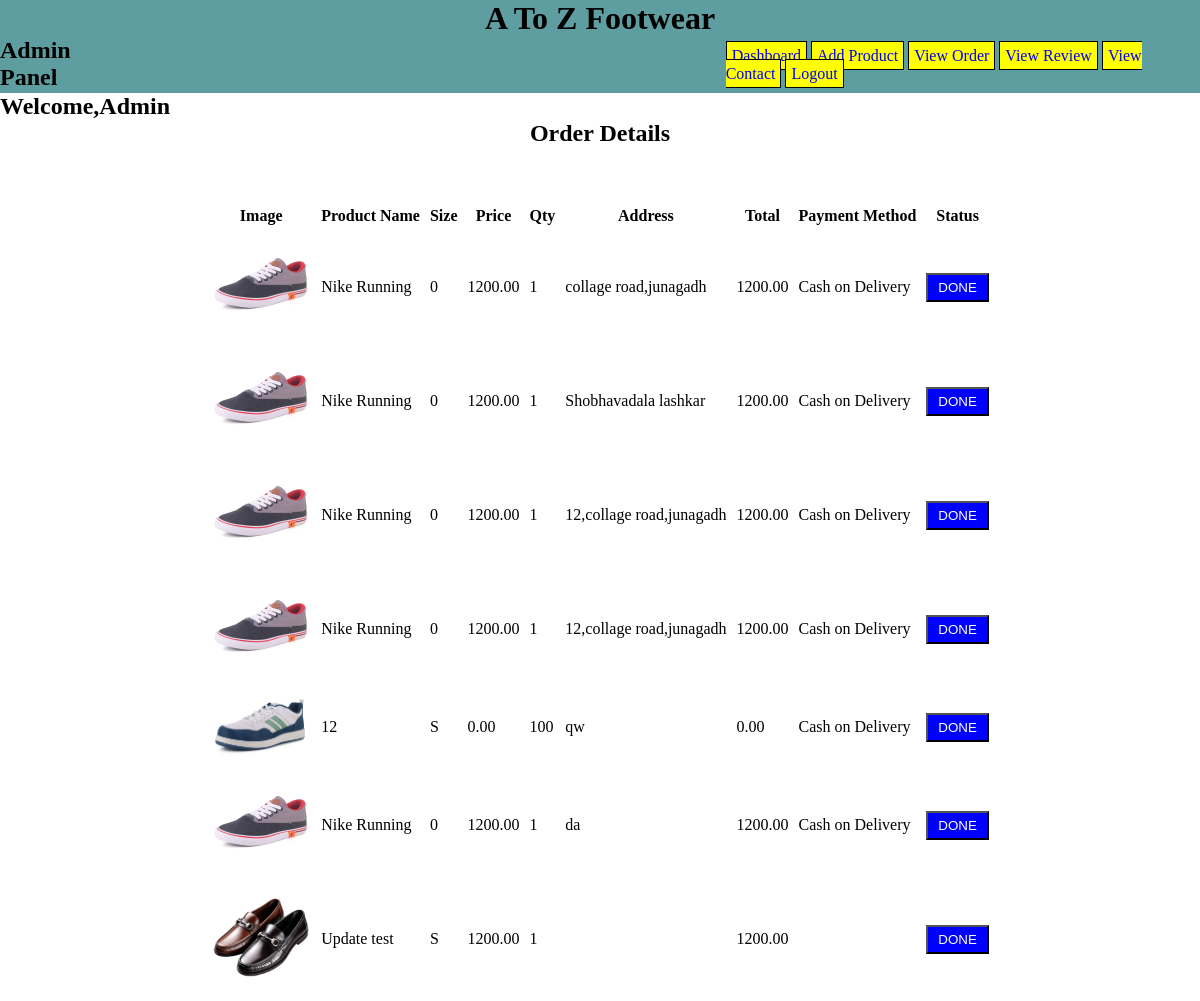
The page /Admin/order_show.php (signed in) on the database its author committed.
### tables this page shows
CREATE TABLE `check_out` (
  `user_id` bigint(30) NOT NULL,
  `p_id` int(11) NOT NULL,
  `images` varchar(255) NOT NULL,
  `p_name` varchar(30) NOT NULL,
  `size` varchar(5) NOT NULL,
  `price` float(10,2) NOT NULL,
  `qty` int(3) NOT NULL,
  `address` varchar(200) NOT NULL,
  `total` float(10,2) NOT NULL,
  `payment_method` varchar(200) NOT NULL,
  `status` varchar(5) NOT NULL
);

### Admin/order_show.php (the view, shortened to what this page needs)
<?php
if (isset($_SESSION['username']) && isset($_SESSION['password'])) {
    include "../Admin/AdminHeader.php";
    include "../db_conn.php";
    $qry = "SELECT * FROM check_out";
    $result = mysqli_query($con, $qry);
    ?>
    <center>
        <h2 style="margin-bottom: 50px;">Order Details</h2>
        <table cellpadding="10" cellspacing="10">
            <tr>
                <th>Image</th>
                <th>Product Name</th>
                <th>Size</th>
                <th>Price</th>
                <th>Qty</th>
                <th>Address</th>
                <th>Total</th>
                <th>Payment Method</th>
                <th>Status</th>
            </tr>
            <?php
            if (mysqli_num_rows($result) > 0) {
                while ($row = mysqli_fetch_assoc($result)) { ?>
                    <tr>
                        <td><img src="../uploads/<?php echo $row['images']; ?>" width="100px"></td>
                        <td><?php echo $row['p_name']; ?></td>
                        <td><?php echo $row['size']; ?></td>
                        <td><?php echo $row['price']; ?></td>
                        <td><?php echo $row['qty']; ?></td>
                        <td><?php echo $row['address']; ?></td>
                        <td><?php echo $row['total']; ?></td>
                        <td><?php echo $row['payment_method']; ?></td>
                        <td>
                            <form method="post" action="<?php echo $_SERVER['PHP_SELF']; ?>">
                                <button style="background-color: blue; color:white; padding: 5px 10px;" value="done" name="done" id="done">DONE</button>
                            </form>
                        </td>
                    </tr>
                <?php
                }
            }
            else
            {
                echo "<tr><td colspan='9'>No orders found</td></tr>";
            }
            ?>
        </table>
    </center>
<?php
}
else
{
    include 'login.php';
}
?>

### Admin/AdminHeader.php (style rules this page uses)
* { margin: 0; padding: 0; box-sizing: border-box; }

### rows shown on the page
check_out: images (picture), p_name "Nike Running", size "0", price "1200.00", qty "1", address "collage road,junagadh", total "1200.00", payment_method "Cash on Delivery"
check_out: images (picture), p_name "Nike Running", size "0", price "1200.00", qty "1", address "Shobhavadala lashkar", total "1200.00", payment_method "Cash on Delivery"
check_out: images (picture), p_name "Nike Running", size "0", price "1200.00", qty "1", address "12,collage road,junagadh", total "1200.00", payment_method "Cash on Delivery"
check_out: images (picture), p_name "Nike Running", size "0", price "1200.00", qty "1", address "12,collage road,junagadh", total "1200.00", payment_method "Cash on Delivery"
check_out: images (picture), p_name "12", size "S", price "0.00", qty "100", address "qw", total "0.00", payment_method "Cash on Delivery"
check_out: images (picture), p_name "Nike Running", size "0", price "1200.00", qty "1", address "da", total "1200.00", payment_method "Cash on Delivery"
check_out: images (picture), p_name "Update test", size "S", price "1200.00", qty "1", total "1200.00"
